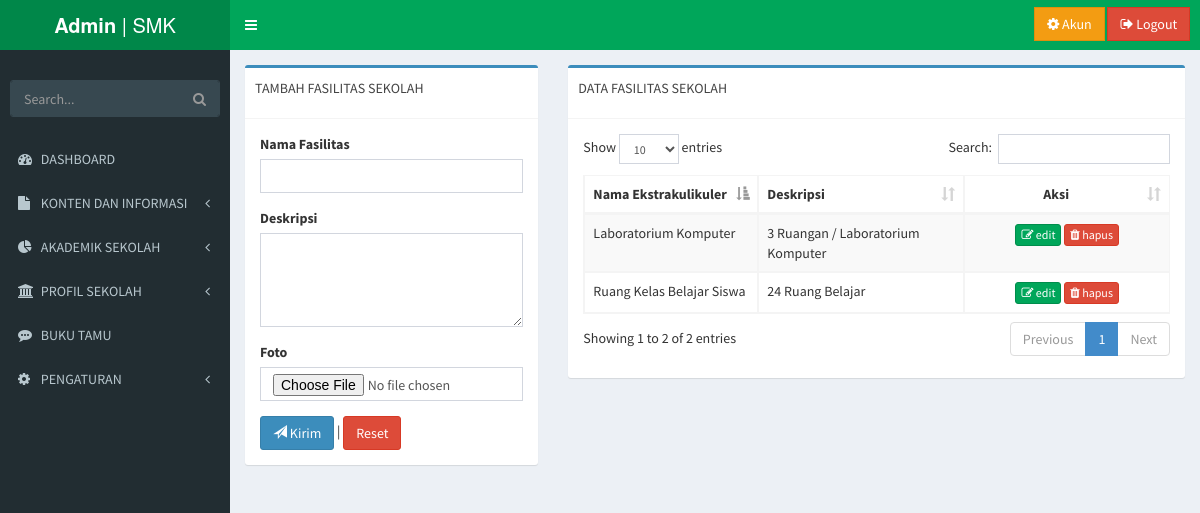
The app's page /admin/fasilitas_sekolah with its own data.
### tables this page shows
CREATE TABLE `tbl_statis` (
  `id` int(11) NOT NULL,
  `kategori` varchar(35) NOT NULL,
  `judul` varchar(50) NOT NULL,
  `deskripsi` text NOT NULL,
  `foto` varchar(225) NOT NULL
);

### application/controllers/Admin.php (called while the page is built, shortened)
<?php
class Admin extends CI_Controller{
    function fasilitas_sekolah(){
        $data['fasilitas']  = $this->db->query('SELECT * FROM tbl_statis WHERE kategori="fasilitas"');
        $this->load->view('admin/v_dashboard');
        $this->load->view('admin/v_fasilitas_sekolah',$data);
    }
}

### index.php (called while the page is built, shortened)
<?php
require_once BASEPATH.'core/CodeIgniter.php';

### application/views/admin/v_fasilitas_sekolah.php (the view, shortened to what this page needs)
<div class="content-wrapper" onload="alert('<?php echo $this->session->flashdata('sukses') ?>')">
    <section class="content">
      <div class="row">
                    <div class="col-sm-4">
                      <div class="box box-primary">
            <div class="box-header with-border">
                                <P>TAMBAH FASILITAS SEKOLAH</P>
                            </div>
                            <div class="panel-body">
                                    <div class="form-group">
                                    <?php echo form_open_multipart('admin/tambah_fasilitas_sekolah'); ?>
                                        <label>Nama Fasilitas</label>
                                        <input style="width: 100%;" name="judul" type="text" class="form-control" required="">
                                    </div>
                                    <div class="form-group">
                                         <label>Deskripsi</label>
                                         <textarea name="deskripsi" class="form-control" rows="4"></textarea>
                                    </div>
                                    <div class="form-group">
                                        <label>Foto</label>
                                         <input style="width: 100%;" name="foto" type="file" class="form-control" required="">
                                    </div>
                                    <button name="simpan" type="submit" class="btn btn-primary"><i class="glyphicon glyphicon-send"></i> Kirim</button> | <button type="reset" class="btn btn-danger">Reset</button>
                            </div>
                        </div>
                    </div>
                    <div class="col-sm-8">
                                             <div class="box box-primary">
            <div class="box-header with-border">
                                <p>DATA FASILITAS SEKOLAH</p>
                            </div>
                            <div class="panel-body">
                <div class="dataTable_wrapper">
                    <table id="example1" class="table table-bordered table-striped">
                        <thead>
                            <tr>
                                <th>Nama Ekstrakulikuler</th>
                                <th>Deskripsi</th>
                                <th style="text-align: center;">Aksi</th>
                            </tr>
                        </thead>
                        <tbody>
                        <?php foreach ($fasilitas->result() as $row) { ?>
                            <tr>
                                <td><?php echo $row->judul ?></td>
                                <td><?php echo $row->deskripsi ?></td>
                                <td style="width: 35%; text-align: center;">
                                    <a class="btn btn-success btn-xs" href="<?php echo base_url().'admin/edit_pengumuman/' ?>"><i class="fa fa-edit"></i> edit</a>
                                    <a href="<?php echo base_url().'admin/hapus_fasilitas/'.$row->id ?>" class="btn btn-danger btn-xs" href=""><i class="fa fa-trash"></i> hapus</a>
                                </td>
                            </tr>
                        <?php } ?>
                        </tbody>
                    </table>
                </div>
          </div>
          </div>
                    </div>
                </div>
                </div>

### records on screen
tbl_statis: judul "Laboratorium Komputer", deskripsi "3 Ruangan / Laboratorium Komputer"
tbl_statis: judul "Ruang Kelas Belajar Siswa", deskripsi "24 Ruang Belajar"
